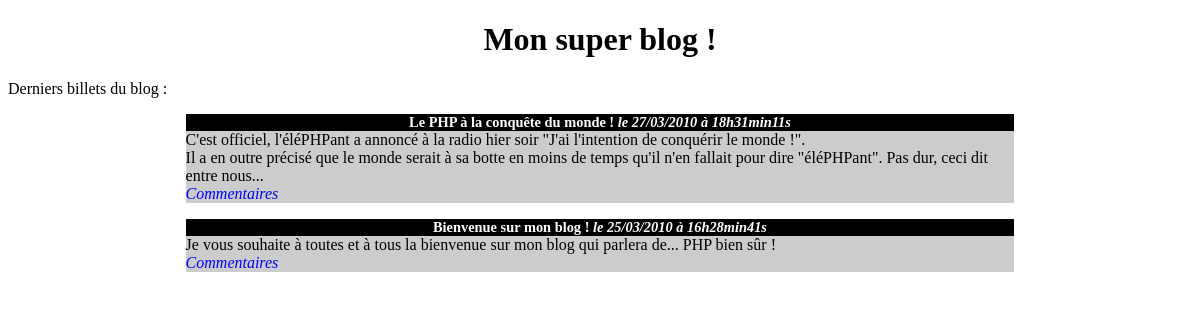
The page / on the database its author committed.
### tables this page shows
CREATE TABLE IF NOT EXISTS `billets` (
  `id` int(11) NOT NULL AUTO_INCREMENT,
  `titre` varchar(255) NOT NULL,
  `contenu` text NOT NULL,
  `date_creation` datetime NOT NULL,
  PRIMARY KEY (`id`)
);

### index.php (the view, shortened to what this page needs)
<!DOCTYPE html>
<html>
    <head>
	<link href="style.css" rel="stylesheet" />
    </head>
    <body>
        <h1>Mon super blog !</h1>
        <p>Derniers billets du blog :</p>
<?php
try
{
	$bdd = new PDO('mysql:host=localhost;dbname=miniblog;charset=utf8', 'username', 'password');
}
catch(Exception $e)
{
        die('Erreur : '.$e->getMessage());
}
$req = $bdd->query('SELECT id, titre, contenu, DATE_FORMAT(date_creation, \'%d/%m/%Y à %Hh%imin%ss\') AS date_creation_fr FROM billets ORDER BY date_creation DESC LIMIT 0, 5');
while ($donnees = $req->fetch())
{
?>
<div class="news">
    <h3>
        <?php echo htmlspecialchars($donnees['titre']); ?>
        <em>le <?php echo $donnees['date_creation_fr']; ?></em>
    </h3>
    <p>
    <?php
    echo nl2br(htmlspecialchars($donnees['contenu']));
    ?>
    <br />
    <em><a href="commentaires.php?billet=<?php echo $donnees['id']; ?>">Commentaires</a></em>
    </p>
</div>
<?php
}
?>
</body>
</html>

### style.css (style rules this page uses)
h1, h3 { text-align:center; }
h3 { background-color:black; color:white; font-size:0.9em; margin-bottom:0px; }
.news p { background-color:#CCCCCC; margin-top:0px; }
.news { width:70%; margin:auto; }
a { text-decoration: none; color: blue; }

### rows shown on the page
billets: titre "Le PHP à la conquête du monde !", date_creation_fr "27/03/2010 à 18h31min11s", contenu "C'est officiel, l'éléPHPant a annoncé à la radio hier soir \"J'ai l'intention de conquérir le monde !\". Il a en outre précisé que le monde serait à sa botte en moins de temps qu'il n'en fallait pour dire \"éléPHPant\". Pas dur, ceci dit entre nous..."
billets: titre "Bienvenue sur mon blog !", date_creation_fr "25/03/2010 à 16h28min41s", contenu "Je vous souhaite à toutes et à tous la bienvenue sur mon blog qui parlera de... PHP bien sûr !"
